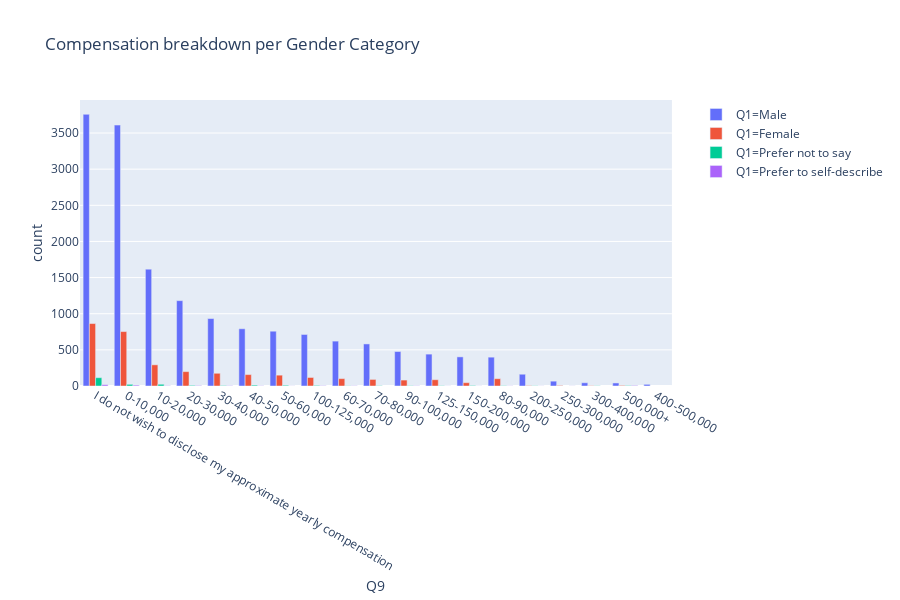

The cell this chart's notebook holds for it:
### Code cell
fig = px.bar(df_test, x = 'Q9', y = 'count', color = 'Q1', barmode = 'group', title= 'Compensation breakdown per Gender Category')
fig.show()

### Figure 1 — Plotly figure (JSON) as saved in the notebook; plotly's stock layout.template omitted (floating-point values rounded to 4 significant figures)
{"data": [{"alignmentgroup": "True", "hoverlabel": {"namelength": 0}, "hovertemplate": "Q1=Male<br>Q9=%{x}<br>count=%{y}", "legendgroup": "Q1=Male", "marker": {"color": "#636efa"}, "name": "Q1=Male", "offsetgroup": "Q1=Male", "orientation": "v", "showlegend": true, "textposition": "auto", "type": "bar", "x": ["I do not wish to disclose my approximate yearly compensation", "0-10,000", "10-20,000", "20-30,000", "30-40,000", "40-50,000", "50-60,000", "100-125,000", "60-70,000", "70-80,000", "90-100,000", "125-150,000", "150-200,000", "80-90,000", "200-250,000", "250-300,000", "300-400,000", "500,000+", "400-500,000"], "xaxis": "x", "y": [3759, 3610, 1616, 1181, 933, 792, 758, 713, 621, 582, 477, 441, 403, 399, 163, 67, 45, 42, 23], "yaxis": "y"}, {"alignmentgroup": "True", "hoverlabel": {"namelength": 0}, "hovertemplate": "Q1=Female<br>Q9=%{x}<br>count=%{y}", "legendgroup": "Q1=Female", "marker": {"color": "#EF553B"}, "name": "Q1=Female", "offsetgroup": "Q1=Female", "orientation": "v", "showlegend": true, "textposition": "auto", "type": "bar", "x": ["I do not wish to disclose my approximate yearly compensation", "0-10,000", "10-20,000", "20-30,000", "30-40,000", "40-50,000", "50-60,000", "100-125,000", "60-70,000", "80-90,000", "70-80,000", "125-150,000", "90-100,000", "150-200,000", "500,000+", "250-300,000", "200-250,000", "300-400,000"], "xaxis": "x", "y": [864, 753, 293, 199, 176, 158, 150, 118, 102, 101, 91, 87, 82, 46, 8, 7, 5, 4], "yaxis": "y"}, {"alignmentgroup": "True", "hoverlabel": {"namelength": 0}, "hovertemplate": "Q1=Prefer not to say<br>Q9=%{x}<br>count=%{y}", "legendgroup": "Q1=Prefer not to say", "marker": {"color": "#00cc96"}, "name": "Q1=Prefer not to say", "offsetgroup": "Q1=Prefer not to say", "orientation": "v", "showlegend": true, "textposition": "auto", "type": "bar", "x": ["I do not wish to disclose my approximate yearly compensation", "10-20,000", "0-10,000", "40-50,000", "50-60,000", "20-30,000", "100-125,000", "150-200,000", "500,000+", "30-40,000", "70-80,000", "80-90,000", "90-100,000", "125-150,000", "300-400,000", "200-250,000", "60-70,000"], "xaxis": "x", "y": [115, 24, 23, 12, 10, 9, 8, 7, 6, 6, 4, 4, 4, 4, 3, 3, 3], "yaxis": "y"}, {"alignmentgroup": "True", "hoverlabel": {"namelength": 0}, "hovertemplate": "Q1=Prefer to self-describe<br>Q9=%{x}<br>count=%{y}", "legendgroup": "Q1=Prefer to self-describe", "marker": {"color": "#ab63fa"}, "name": "Q1=Prefer to self-describe", "offsetgroup": "Q1=Prefer to self-describe", "orientation": "v", "showlegend": true, "textposition": "auto", "type": "bar", "x": ["I do not wish to disclose my approximate yearly compensation", "0-10,000", "500,000+", "20-30,000", "30-40,000", "10-20,000", "100-125,000", "90-100,000", "60-70,000", "40-50,000", "80-90,000", "250-300,000", "200-250,000", "50-60,000", "125-150,000", "150-200,000"], "xaxis": "x", "y": [18, 12, 7, 6, 4, 4, 4, 3, 3, 3, 2, 1, 1, 1, 1, 1], "yaxis": "y"}], "layout": {"barmode": "group", "height": 600, "legend": {"tracegroupgap": 0}, "title": {"text": "Compensation breakdown per Gender Category"}, "xaxis": {"anchor": "y", "domain": [0, 0.98], "title": {"text": "Q9"}}, "yaxis": {"anchor": "x", "domain": [0, 1], "title": {"text": "count"}}}}
